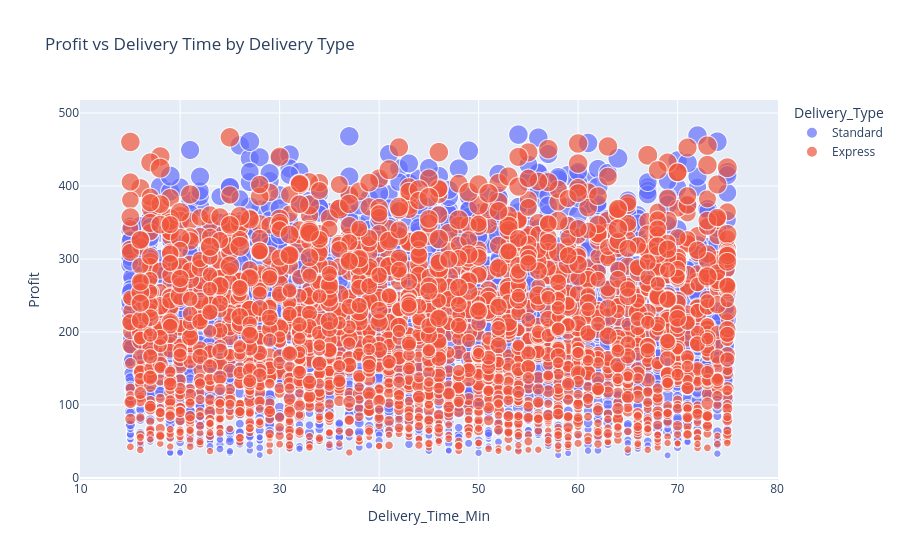
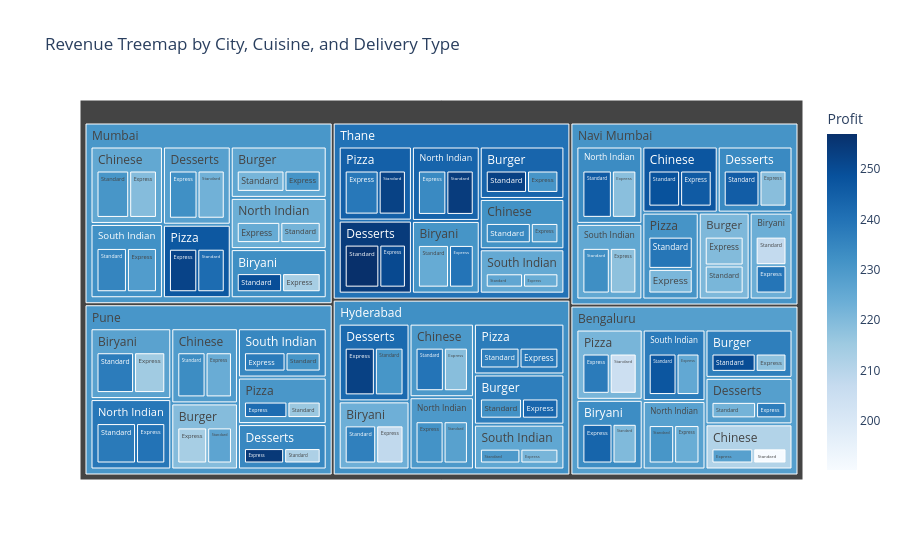

Write notebook code for charts like these, in order.
### Markdown cell above
## 4. Multivariate, Correlation, and Operational Analysis

At this stage we look beyond single variables and ask which combinations of factors move revenue, delay, complaints, ratings, and profitability. This is the part of the notebook that most closely mirrors a business review meeting.

### Code cell
section_header('Correlation Analysis')
num_cols = [
    'Customer_Age', 'Distance_km', 'Delivery_Time_Min', 'Subtotal', 'Discount',
    'Delivery_Fee', 'GST', 'Total_Amount', 'Profit', 'Customer_Rating',
    'Restaurant_Rating', 'Rider_Rating', 'Preparation_Time', 'Items_Count',
    'Tip', 'Average_Order_Value', 'Profit_Margin_%', 'Delivery_Delay_Min'
]
correlation_df = eda_df[num_cols].copy()
fig, ax = plt.subplots(figsize=(14, 10))
sns.heatmap(correlation_df.corr(numeric_only=True), annot=False, cmap='RdBu_r', center=0, ax=ax)
ax.set_title('Correlation Heatmap of Key Numeric Features')
plt.tight_layout()
plt.show()
print_insight(
    'Revenue, profit, subtotal, and average order value move together as expected, while longer delivery times tend to align with weaker service metrics.',
    'The strongest business signal is that financial outcomes are linked to order basket size, but operational quality also matters because speed and ratings affect repeat behavior.',
    'Use a combined revenue-and-ops dashboard rather than treating sales and delivery performance as separate management problems.'
)

section_header('Outlier Detection')
fig, axes = plt.subplots(1, 3, figsize=(18, 6))
sns.boxplot(y=eda_df['Total_Amount'], ax=axes[0], color='#90CAF9')
axes[0].set_title('Total Amount')
sns.boxplot(y=eda_df['Profit'], ax=axes[1], color='#A5D6A7')
axes[1].set_title('Profit')
sns.boxplot(y=eda_df['Delivery_Time_Min'], ax=axes[2], color='#FFCC80')
axes[2].set_title('Delivery Time')
plt.tight_layout()
plt.show()
print_insight(
    'There are visible outliers in order value, profit, and delivery time, which is expected in a realistic delivery marketplace.',
    'Outliers are not automatically bad here; they likely represent premium baskets, long-distance drops, or congested service windows.',
    'Investigate outlier clusters instead of removing them blindly, because they may contain the most commercially important orders.'
)

section_header('Multivariate Business Views')
fig = px.scatter(
    eda_df,
    x='Delivery_Time_Min',
    y='Profit',
    color='Delivery_Type',
    size='Total_Amount',
    hover_data=['City', 'Restaurant_Name', 'Payment_Method', 'Customer_Segment'],
    title='Profit vs Delivery Time by Delivery Type'
)
fig.show()
print_insight(
    'Longer delivery times do not always destroy profit, but they increase operational risk and can suppress ratings.',
    'Delivery experience is a leading indicator for service quality even when revenue remains healthy.',
    'Tighten dispatch rules for express orders and monitor long deliveries by city, traffic, and restaurant combination.'
)

fig = px.treemap(
    eda_df,
    path=['City', 'Cuisine', 'Delivery_Type'],
    values='Total_Amount',
    color='Profit',
    color_continuous_scale='Blues',
    title='Revenue Treemap by City, Cuisine, and Delivery Type'
)
fig.show()
print_insight(
    'Revenue is distributed unevenly across city-cuisine combinations, showing that a few operational pockets dominate the business.',
    'Commercial focus should be at the intersection of geography and cuisine rather than at city level alone.',
    'Use this view to decide where to co-market restaurants, which cuisines to promote, and where to expand supply density.'
)

### Figure 1 — Plotly figure (JSON) as saved in the notebook; plotly's stock layout.template omitted (floating-point values rounded to 4 significant figures; data arrays with more than 128 entries replaced by an {"elided": "..."} marker saying what was removed)
{"data": [{"customdata": {"elided": "2585x4 str values"}, "hovertemplate": "Delivery_Type=Standard<br>Delivery_Time_Min=%{x}<br>Profit=%{y}<br>Total_Amount=%{marker.size}<br>City=%{customdata[0]}<br>Restaurant_Name=%{customdata[1]}<br>Payment_Method=%{customdata[2]}<br>Customer_Segment=%{customdata[3]}<extra></extra>", "legendgroup": "Standard", "marker": {"color": "#636efa", "size": {"elided": "2585 float values"}, "sizemode": "area", "sizeref": 4.048, "symbol": "circle"}, "mode": "markers", "name": "Standard", "showlegend": true, "type": "scattergl", "x": {"elided": "2585 int values"}, "xaxis": "x", "y": {"elided": "2585 float values"}, "yaxis": "y"}, {"customdata": {"elided": "2415x4 str values"}, "hovertemplate": "Delivery_Type=Express<br>Delivery_Time_Min=%{x}<br>Profit=%{y}<br>Total_Amount=%{marker.size}<br>City=%{customdata[0]}<br>Restaurant_Name=%{customdata[1]}<br>Payment_Method=%{customdata[2]}<br>Customer_Segment=%{customdata[3]}<extra></extra>", "legendgroup": "Express", "marker": {"color": "#EF553B", "size": {"elided": "2415 float values"}, "sizemode": "area", "sizeref": 4.048, "symbol": "circle"}, "mode": "markers", "name": "Express", "showlegend": true, "type": "scattergl", "x": {"elided": "2415 int values"}, "xaxis": "x", "y": {"elided": "2415 float values"}, "yaxis": "y"}], "layout": {"legend": {"itemsizing": "constant", "title": {"text": "Delivery_Type"}, "tracegroupgap": 0}, "title": {"text": "Profit vs Delivery Time by Delivery Type"}, "xaxis": {"anchor": "y", "domain": [0, 1], "title": {"text": "Delivery_Time_Min"}}, "yaxis": {"anchor": "x", "domain": [0, 1], "title": {"text": "Profit"}}}}

### Figure 2 — Plotly figure (JSON) as saved in the notebook; plotly's stock layout.template omitted (floating-point values rounded to 4 significant figures; data arrays with more than 128 entries replaced by an {"elided": "..."} marker saying what was removed)
{"data": [{"branchvalues": "total", "customdata": {"elided": "132x1 float values"}, "domain": {"x": [0, 1], "y": [0, 1]}, "hovertemplate": "labels=%{label}<br>Total_Amount=%{value}<br>parent=%{parent}<br>id=%{id}<br>Profit=%{color}<extra></extra>", "ids": {"elided": "132 str values"}, "labels": {"elided": "132 str values"}, "marker": {"coloraxis": "coloraxis", "colors": {"elided": "132 float values"}}, "name": "", "parents": {"elided": "132 str values"}, "type": "treemap", "values": {"elided": "132 float values"}}], "layout": {"coloraxis": {"autocolorscale": false, "colorbar": {"title": {"text": "Profit"}}, "colorscale": [[0, "rgb(247,251,255)"], [0.125, "rgb(222,235,247)"], [0.25, "rgb(198,219,239)"], [0.375, "rgb(158,202,225)"], [0.5, "rgb(107,174,214)"], [0.625, "rgb(66,146,198)"], [0.75, "rgb(33,113,181)"], [0.875, "rgb(8,81,156)"], [1, "rgb(8,48,107)"]]}, "legend": {"tracegroupgap": 0}, "title": {"text": "Revenue Treemap by City, Cuisine, and Delivery Type"}}}
